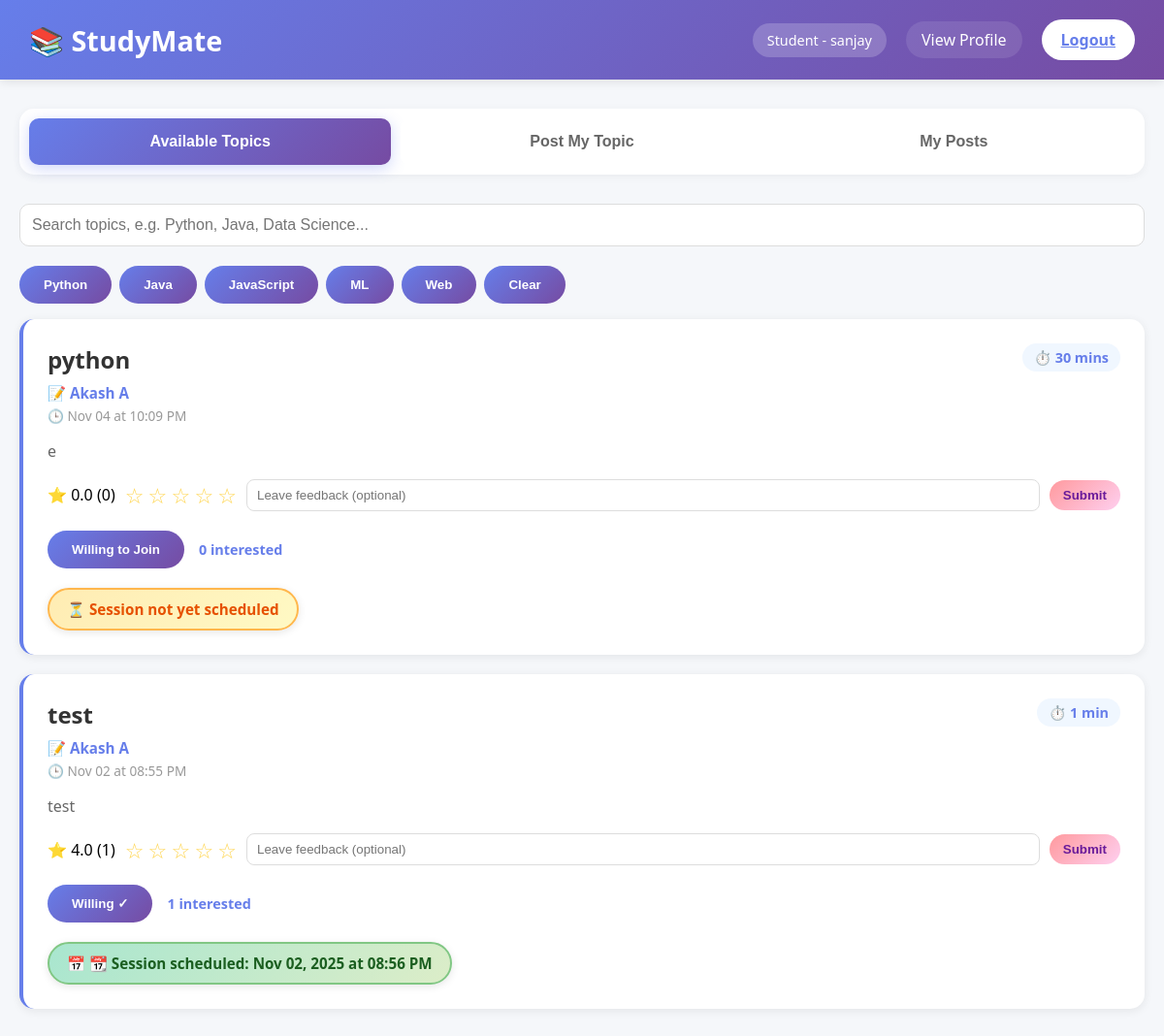
/home (signed in), run on the app's committed database.
### tables this page shows
CREATE TABLE users (
                id INTEGER PRIMARY KEY AUTOINCREMENT,
                username TEXT UNIQUE NOT NULL,
                password TEXT NOT NULL,
                profession TEXT NOT NULL,
                name TEXT NOT NULL,
                bio TEXT,
                avatar TEXT,
                email_verified INTEGER DEFAULT 0
            , role TEXT NOT NULL DEFAULT 'student', mobile TEXT, mobile_verified INTEGER DEFAULT 0);

CREATE TABLE topics (
                id INTEGER PRIMARY KEY AUTOINCREMENT,
                title TEXT NOT NULL,
                description TEXT NOT NULL,
                duration TEXT NOT NULL,
                created_by INTEGER NOT NULL,
                created_at TIMESTAMP DEFAULT CURRENT_TIMESTAMP,
                scheduled_datetime TEXT,
                category TEXT,
                status TEXT DEFAULT 'active',
                is_archived INTEGER DEFAULT 0,
                FOREIGN KEY (created_by) REFERENCES users(id) ON DELETE CASCADE
            );

### main.py (the view, shortened to what this page needs)
@app.route('/home')
def home():
    if 'user' not in session:
        return redirect(url_for('landing'))
    user = session['user']
    if user.get('is_admin'):
        return redirect(url_for('admin_home'))
    conn = sqlite3.connect(DB_NAME)
    c = conn.cursor()
    c.execute("""
        SELECT t.id, t.title, t.description, t.duration, t.created_by, t.created_at,
               t.scheduled_datetime, u.username, u.name,
               COUNT(DISTINCT w.id) as willingness_count,
               IFNULL(t.category, ''),
               ROUND(AVG(r.rating), 2) as avg_rating,
               COUNT(r.id) as ratings_count
        FROM topics t
        LEFT JOIN users u ON t.created_by = u.id
        LEFT JOIN willingness w ON t.id = w.topic_id
        LEFT JOIN ratings r ON t.id = r.topic_id
        GROUP BY t.id
        ORDER BY t.created_at DESC
    """)
    raw_topics = c.fetchall()
    topics = []
    now = datetime.now()
    for topic in raw_topics:
        topic_list = list(topic)
        original_scheduled = topic_list[6]  # Keep original for date check
        if topic_list[5]:  # created_at exists
            try:
                for fmt in ['%Y-%m-%d %H:%M:%S', '%Y-%m-%d %H:%M', '%Y-%m-%d']:
                    try:
                        dt = datetime.strptime(str(topic_list[5]), fmt)
                        topic_list[5] = dt.strftime('%b %d at %I:%M %p')
                        break
                    except ValueError:
                        continue
            except:
                topic_list[5] = str(topic_list[5])
        can_feedback = True  # Default: can give feedback if no scheduled date
        if topic_list[6]:  # scheduled_datetime exists
            try:
                for fmt in ['%Y-%m-%dT%H:%M', '%Y-%m-%d %H:%M:%S', '%Y-%m-%d %H:%M']:
                    try:
                        dt = datetime.strptime(str(topic_list[6]), fmt)
                        topic_list[6] = dt.strftime('%b %d, %Y at %I:%M %p')
                        can_feedback = now >= dt
                        break
                    except ValueError:
                        continue
            except:
                topic_list[6] = str(topic_list[6])
        if topic_list[11] is None:
            topic_list[11] = 0.0
        topic_list.append(can_feedback)
        topics.append(tuple(topic_list))
    c.execute("""
        SELECT t.id, t.title, t.description, t.duration, t.created_by, t.created_at, t.scheduled_datetime,
               COUNT(DISTINCT w.id) as willingness_count,
               IFNULL(t.category, ''),
               ROUND(AVG(r.rating), 2) as avg_rating,
               COUNT(r.id) as ratings_count
        FROM topics t
        LEFT JOIN willingness w ON t.id = w.topic_id
        LEFT JOIN ratings r ON t.id = r.topic_id
        WHERE t.created_by = ?
        GROUP BY t.id
        ORDER BY t.created_at DESC
    """, (user['id'],))
    raw_my_topics = c.fetchall()
    my_topics = []
    c.execute("SELECT topic_id FROM willingness WHERE user_id = ?", (user['id'],))
    my_willingness = [row[0] for row in c.fetchall()]
    willing_users = {}
    topic_ratings = {}
    c = None
    conn.close()
    return render_template('home.html',
                           user=user,
                           topics=topics,
                           my_topics=my_topics,
                           my_willingness=my_willingness,
                           willing_users=willing_users,
                           topic_ratings=topic_ratings)

### templates/home.html (shortened to what this page needs)
<!DOCTYPE html>
<html lang="en">
<head>
</head>
<body>
    <div class="header">
        <h2>📚 StudyMate</h2>
        <div class="user-info">
            <span class="user-badge">{{ user.profession|capitalize }} - {{ user.name }}</span>
            <a href="{{ url_for('profile.profile', username=user.username) }}" class="nav-link" style="color: white; text-decoration: none; background: rgba(255,255,255,0.1); padding: 8px 16px; border-radius: 20px;">View Profile</a>
            <a href="{{ url_for('logout') }}" class="logout-btn">Logout</a>
        </div>
    </div>
    <div class="container">
        <div class="tabs">
            <button class="tab active" onclick="switchTab('available')">Available Topics</button>
            <button class="tab" onclick="switchTab('post')">Post My Topic</button>
            <button class="tab" onclick="switchTab('myposts')">My Posts</button>
        </div>
        <div id="available" class="tab-content active">
            <div style="display:flex;flex-direction:column;gap:10px;margin-bottom:16px;">
              <input id="topicSearch" type="text" placeholder="Search topics, e.g. Python, Java, Data Science..." style="padding:12px;border-radius:10px;border:1px solid #ddd;width:100%;font-size:1rem;" oninput="filterTopics()" />
              <div style="display:flex;gap:8px;flex-wrap:wrap;">
                <button class="willing-btn" type="button" onclick="applyTag('python')">Python</button>
                <button class="willing-btn" type="button" onclick="applyTag('java')">Java</button>
                <button class="willing-btn" type="button" onclick="applyTag('javascript')">JavaScript</button>
                <button class="willing-btn" type="button" onclick="applyTag('machine-learning')">ML</button>
                <button class="willing-btn" type="button" onclick="applyTag('web')">Web</button>
                <button class="willing-btn" type="button" onclick="applyTag('')">Clear</button>
              </div>
            </div>
            {% if topics %}
                {% for topic in topics %}
                <div class="topic-card" data-title="{{ topic[1]|lower }}" data-desc="{{ topic[2]|lower }}" data-category="{{ (topic[10] or '')|lower }}">
                    <div class="topic-header">
                        <div>
                            <div class="topic-title">{{ topic[1] }}</div>
                            <div class="topic-author">📝 {{ topic[8] }}</div>
                            <div style="color: #999; font-size: 0.85em; margin-top: 4px;">🕒 {{ topic[5] }}</div>
                        </div>
                        <div>
                            <span class="topic-duration">⏱️ {{ topic[3] }}</span>
                        </div>
                    </div>
                    <div class="topic-description">{{ topic[2] }}</div>
                    <div class="rating-box">
                        <span id="avg-{{ topic[0] }}">⭐ {{ '%.1f' % topic[11] }} ({{ topic[12] }})</span>
                        {% if topic[4] != user.id %}
                            {% if topic[13] %}
                            <div class="stars" data-topic-id="{{ topic[0] }}" aria-label="Rate">
                                {% for i in [1,2,3,4,5] %}
                                    <span class="star" data-value="{{ i }}" onclick="starRate(this)">☆</span>
                                {% endfor %}
                            </div>
                            <input type="text" id="feedback-{{ topic[0] }}" placeholder="Leave feedback (optional)" style="flex:1; min-width:220px; padding:8px 10px; border:1px solid #ddd; border-radius:8px;">
                            <button class="rate-btn" data-topic-id="{{ topic[0] }}" onclick="submitStarRating(this)">Submit</button>
                            {% elif topic[6] %}
                            <div style="color: #999; font-size: 0.9em; font-style: italic; padding: 8px; background: #f5f5f5; border-radius: 8px;">
                                📅 Feedback can be submitted after the scheduled session: {{ topic[6] }}
                            </div>
                            {% endif %}
                        {% endif %}
                    </div>
                    <div class="meta-info">
                        {% if topic[4] != user.id %}
                        <button class="willing-btn" data-topic-id="{{ topic[0] }}" data-count="{{ topic[9]|default(0) }}" onclick="toggleWilling(this)">
                            {% if topic[0] in my_willingness %}Willing ✓{% else %}Willing to Join{% endif %}
                        </button>
                        {% endif %}
                        <span class="willing-count" id="count-{{ topic[0] }}">{{ topic[9] }} interested</span>
                    </div>
                    <div style="margin-top: 10px;">
                        {% if topic[6] %}
                            <div class="session-status scheduled">
                                📅 📆 Session scheduled: {{ topic[6] }}
                            </div>
                        {% else %}
                            <div class="session-status not-scheduled">
                                ⏳ Session not yet scheduled
                            </div>
                        {% endif %}
                    </div>
                </div>
                {% endfor %}
            {% else %}
                <div class="empty-state">
                    <h3>📝 No topics available yet</h3>
                    <p>Be the first to post a topic!</p>
                </div>
            {% endif %}
        </div>
    </div>
</body>
</html>

### templates/home.html (style rules this page uses)
* { margin: 0; padding: 0; box-sizing: border-box; }
body { font-family: 'Segoe UI', Tahoma, Geneva, Verdana, sans-serif; background: #f5f7fa; min-height: 100vh; }
.header { background: linear-gradient(135deg, #667eea 0%, #764ba2 100%); color: white; padding: 20px 30px; display: flex; justify-content: space-between; align-items: center; box-shadow: 0 2px 10px rgba(0, 0, 0, 0.1); }
.header h2 { font-size: 1.8em; }
.user-info { display: flex; align-items: center; gap: 20px; }
.user-badge { background: rgba(255, 255, 255, 0.2); padding: 8px 15px; border-radius: 20px; font-size: 0.9em; }
.logout-btn { background: white; color: #667eea; padding: 10px 20px; border: none; border-radius: 25px; cursor: pointer; font-weight: 600; transition: all 0.3s ease; }
.container { max-width: 1200px; margin: 30px auto; padding: 0 20px; }
.tabs { display: flex; gap: 10px; margin-bottom: 30px; background: white; padding: 10px; border-radius: 15px; box-shadow: 0 2px 10px rgba(0, 0, 0, 0.05); }
.tab { flex: 1; padding: 15px; text-align: center; background: white; border: none; border-radius: 10px; cursor: pointer; font-size: 1em; font-weight: 600; color: #666; transition: all 0.3s ease; }
.tab.active { background: linear-gradient(135deg, #667eea 0%, #764ba2 100%); color: white; box-shadow: 0 4px 15px rgba(102, 126, 234, 0.3); }
.tab-content { display: none; }
.tab-content.active { display: block; animation: fadeIn 0.3s; }
.topic-card { background: white; padding: 25px; border-radius: 15px; margin-bottom: 20px; box-shadow: 0 2px 10px rgba(0, 0, 0, 0.08); transition: all 0.3s ease; border-left: 4px solid #667eea; }
.topic-header { display: flex; justify-content: space-between; align-items: start; margin-bottom: 15px; }
.topic-title { font-size: 1.5em; color: #333; font-weight: 700; }
.topic-author { color: #667eea; font-size: 0.95em; margin-top: 8px; font-weight: 600; }
.topic-description { color: #666; margin: 15px 0; line-height: 1.6; }
.topic-duration { display: inline-block; background: #f0f7ff; color: #667eea; padding: 5px 12px; border-radius: 20px; font-size: 0.9em; font-weight: 600; }
.rating-box { display: flex; align-items: center; gap: 10px; margin-top: 8px; flex-wrap: wrap; }
.stars .star { font-size: 22px; color: #ffd54f; cursor: pointer; user-select: none; }
.rate-btn { background: linear-gradient(135deg, #ff9a9e 0%, #fecfef 100%); color: #6a1b9a; border: none; padding: 8px 14px; border-radius: 18px; cursor: pointer; font-weight: 700; }
.willing-btn { background: linear-gradient(135deg, #667eea 0%, #764ba2 100%); color: white; border: none; padding: 12px 25px; border-radius: 25px; cursor: pointer; font-weight: 600; transition: all 0.3s ease; margin-top: 10px; }
.willing-count { margin-top: 10px; font-weight: 600; color: #667eea; }
.meta-info { display: flex; gap: 15px; margin-top: 10px; font-size: 0.9em; color: #888; align-items: center; }
.session-status { margin-top: 10px; padding: 10px 18px; border-radius: 25px; display: inline-block; font-weight: 600; font-size: 0.95em; box-shadow: 0 2px 8px rgba(0, 0, 0, 0.1); }
.scheduled { background: linear-gradient(135deg, #a8e6cf 0%, #dcedc8 100%); color: #1b5e20; border: 2px solid #81c784; }
.not-scheduled { background: linear-gradient(135deg, #ffecb3 0%, #fff9c4 100%); color: #e65100; border: 2px solid #ffb74d; }

### data on the page
users: profession "Student"
topics: title "python", topic "Akash A", topic "Nov 04 at 10:09 PM", duration "30 mins", description "e", value "0.0", is_archived "0", {{ i }} 1 (drawn), {{ i }} 2 (drawn), {{ i }} 3 (drawn), {{ i }} 4 (drawn), {{ i }} 5 (drawn), shows "Willing to Join", shows "⏳ Session not yet scheduled"
topics: title "test", topic "Akash A", topic "Nov 02 at 08:55 PM", duration "1 min", description "test", value "4.0", topic "1", {{ i }} 2 (drawn), {{ i }} 3 (drawn), {{ i }} 4 (drawn), {{ i }} 5 (drawn), shows "Willing ✓", topic "Nov 02, 2025 at 08:56 PM"

### other printed values
{{ user.name }} "sanjay"
